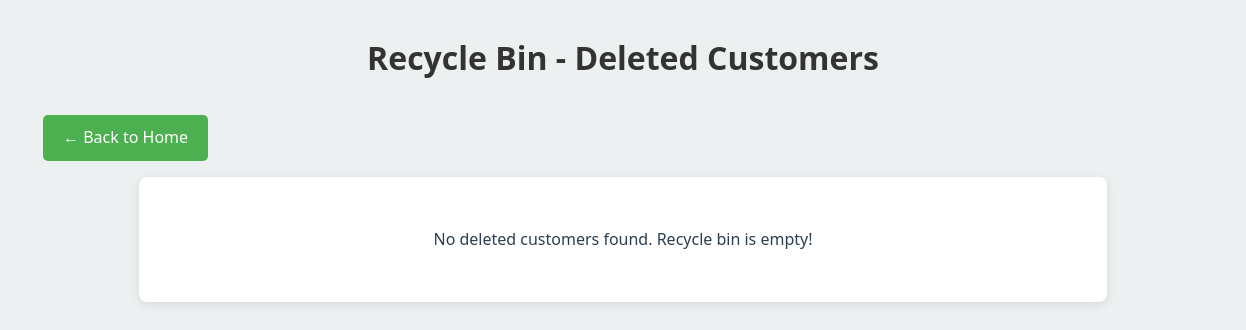
Before: /recycle/ with the older database file.
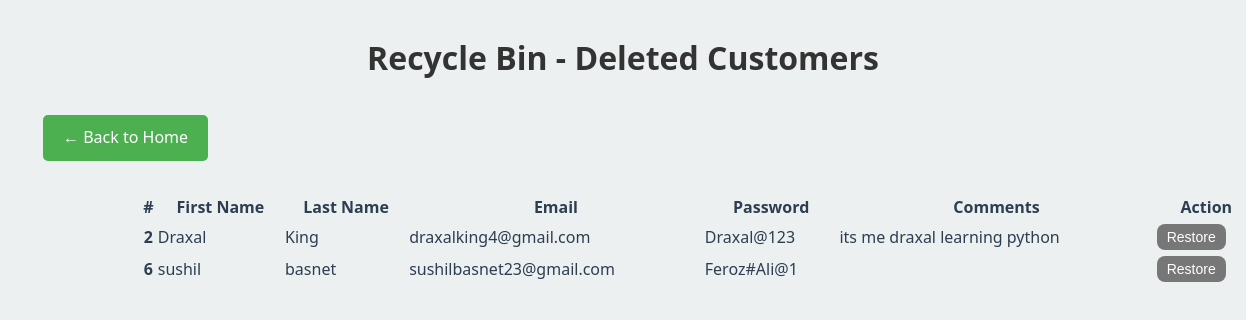
After: the same page with the newer database file.
### app/models.py (models this page shows)
class Customer(models.Model):
    FirstName=models.CharField(max_length=30)
    LastName=models.CharField(max_length=30)
    email=models.EmailField()
    password=models.CharField(max_length=20)
    confirmPassword=models.CharField(max_length=20)
    comments=models.TextField()
    is_deleted=models.BooleanField(default=False)

### app/views.py (the view)
# urls.py: path("recycle/", views.recycle_page, name="recycle_page"),
def recycle_page(request):
    deleted_customers = Customer.objects.filter(is_deleted=True)
    return render(request, 'recycle.html', {'deleted_data': deleted_customers})

### app/templates/recycle.html (shortened to what this page needs)
<!DOCTYPE html>
{% load static %}
<html lang="en">
<head>
    <link rel="stylesheet" href="{% static 'css/style.css' %}">
</head>
<body>
    <h1 style="text-align: center; margin-top: 2rem; color: #333;">Recycle Bin - Deleted Customers</h1>
    <div style="max-width: 1200px; margin: 2rem auto; padding: 0 20px;">
        <a href="{% url 'show' %}" style="display: inline-block; margin-bottom: 1rem; padding: 10px 20px; background-color: #4CAF50; color: white; text-decoration: none; border-radius: 5px;">← Back to Home</a>
        {% if deleted_data %}
        <div class="container-table">
            <div class="row-table">
                <table class="table" style="width: 70rem; height: auto; margin-left: 6rem; margin-top: 1rem;">
                    <thead>
                        <tr>
                            <th scope="col">#</th>
                            <th scope="col">First Name</th>
                            <th scope="col">Last Name</th>
                            <th scope="col">Email</th>
                            <th scope="col">Password</th>
                            <th scope="col">Comments</th>
                            <th scope="col">Action</th>
                        </tr>
                    </thead>
                    <tbody>
                        {% for customer in deleted_data %}
                        <tr>
                            <th scope="row">{{ customer.id }}</th>
                            <td>{{ customer.FirstName }}</td>
                            <td>{{ customer.LastName }}</td>
                            <td>{{ customer.email }}</td>
                            <td>{{ customer.password }}</td>
                            <td>{{ customer.comments }}</td>
                            <td>
                                <a href="{% url 'recycle' id=customer.id %}"><button class="recycle-bin">Restore</button></a>
                            </td>
                        </tr>
                        {% endfor %}
                    </tbody>
                </table>
            </div>
        </div>
        {% else %}
        <p style="text-align: center; padding: 50px; background: white; border-radius: 8px; box-shadow: 0 2px 10px rgba(0,0,0,0.1); margin-left: 6rem; margin-right: 6rem;">
            No deleted customers found. Recycle bin is empty!
        </p>
        {% endif %}
    </div>
</body>
</html>

Changed rows visible on the page:
now on this page (row edited): Customer: id "2", FirstName "Draxal", LastName "King", email "draxalking4@gmail.com", password "Draxal@123", comments "its me draxal learning python"
now on this page (row edited): Customer: id "6", FirstName "sushil", LastName "basnet", email "sushilbasnet23@gmail.com", password "Feroz#Ali@1"
Other visible differences:
text no longer shown: "No deleted customers found. Recycle bin is empty!"
text now shown: "# First Name Last Name Email Password Comments Action"
